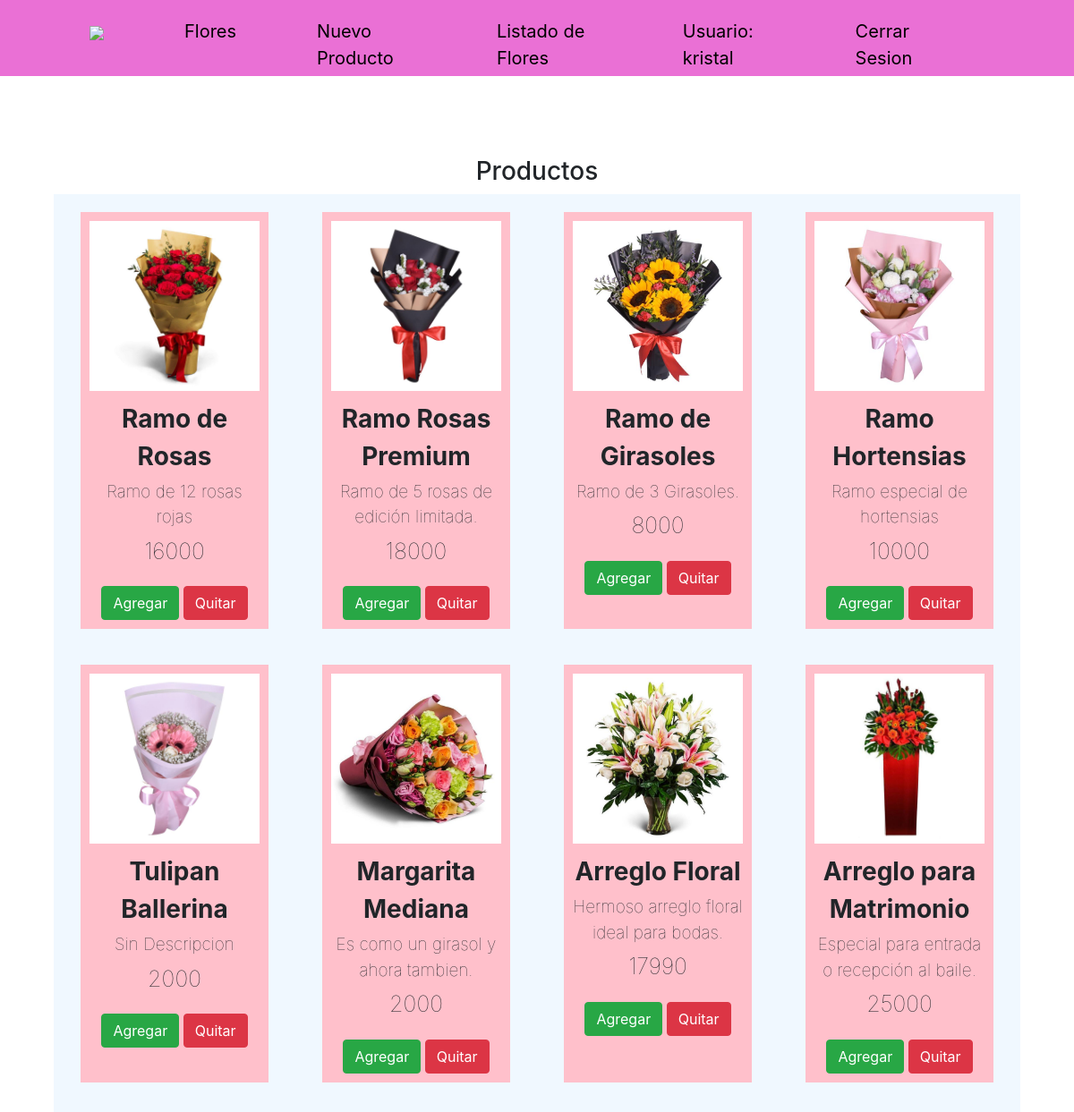
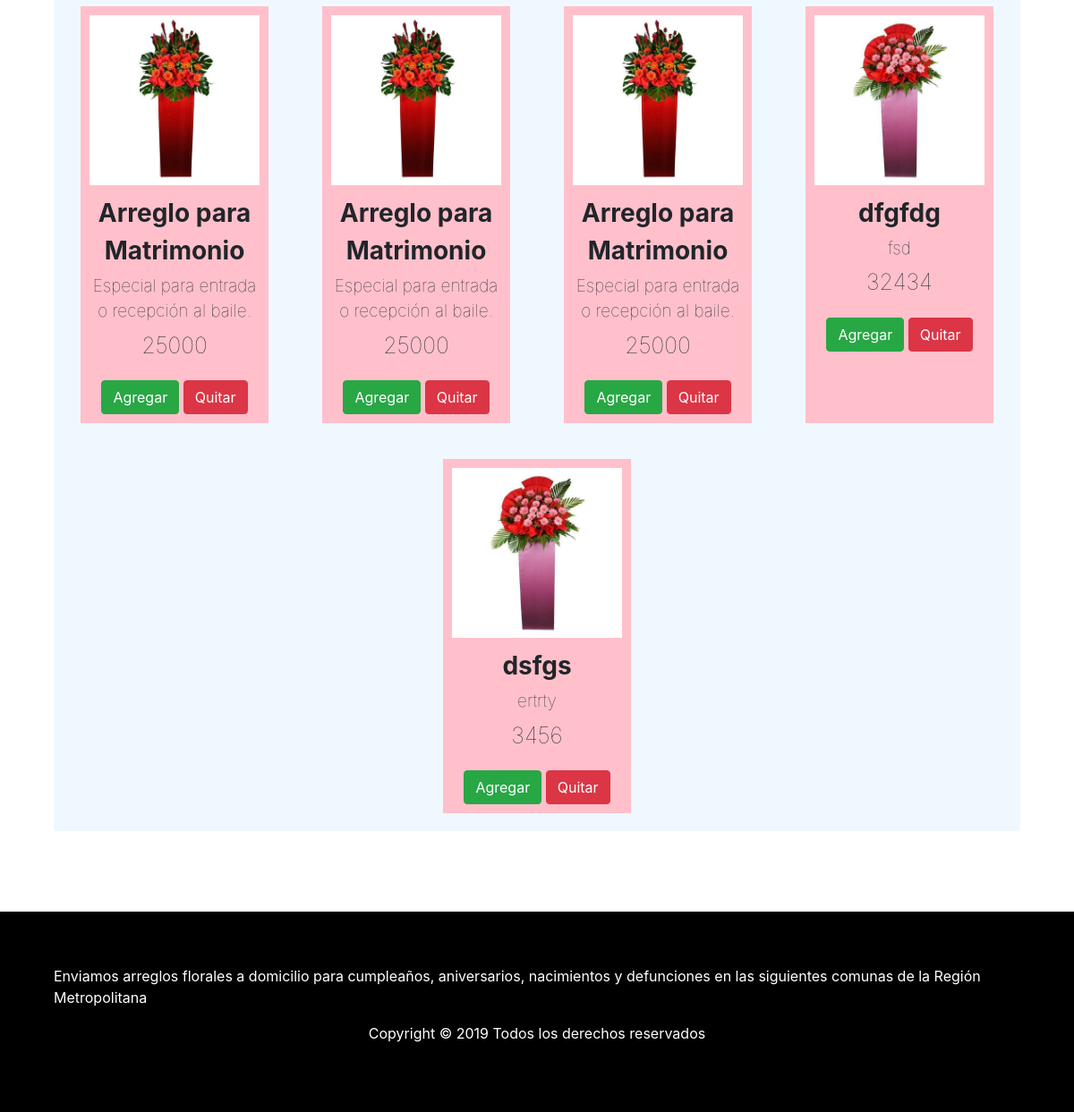
Page /galeria/ (signed in) on the committed database (2 pictures, top to bottom).
### core/models.py (models this page shows, shortened)
class Flor(models.Model):
    imagen = models.ImageField()
    nombre = models.CharField(max_length=80)
    valor = models.IntegerField()
    descripcion = models.TextField()
    estado = models.BooleanField()
    stock = models.IntegerField(default=0)

### core/views.py (the view)
# urls.py: path('galeria/', galeria, name="galeria"),
def galeria(request):
    flores = Flor.objects.all()
    data = {
        'flores' : flores
    }
    return render(request, 'core/galeria.html', data)

### core/Templates/core/galeria.html
{% extends "core/base.html" %} {% load static %} {% block contenido %}
<section id="productos">
    <div class="contenedor">
        <h3>Productos</h3>
        <div class="contenedor-productos">
            {% for f in flores %}
            <div class="producto">
                <img src="{{ f.imagen.url }}">
                <ul>
                    <li>{{ f.nombre }}</li>
                    <li>{{ f.descripcion }}</li>
                    <li>{{ f.valor }}</li>
                </ul>
                <a href="carrito/{{ f.id }}" class="btn btn-success">Agregar</a>
                <a href="remover/{{ f.id }}" class="btn btn-danger">Quitar</a>
            </div>
            {% endfor %}
        </div>
    </div>
</section>
{% endblock contenido %}

### core/Templates/core/base.html (shortened to what this page needs)
<!DOCTYPE html>
<html lang="es">
{% load pwa %} {% progressive_web_app_meta %} {% load static %}
<head>
    <link rel="stylesheet" href="{% static 'core/css/estilos.css' %}">
    <link rel="stylesheet" href="https://stackpath.bootstrapcdn.com/bootstrap/4.4.1/css/bootstrap.min.css">
</head>
<body>
    <header>
        <div class="menu">
            <div class="contenedor" id="contenedor-menu">
                <nav>
                    <ul>
                        <li>
                            <a href="{% url 'core:home' %}"><img id="logo" src="{% static 'core/img/FlorLoto.png' %}"></a>
                        </li>
                        <li>
                            <a href="{% url 'core:galeria' %}">Flores</a>
                        </li>
                        <li>
                            <a href="{% url 'core:nueva_flor' %}">Nuevo Producto</a>
                        </li>
                        <li>
                            <a href="{% url 'core:listado_flores' %}">Listado de Flores</a>
                        </li>
                        {% if user.is_authenticated %}
                        <li>
                            <a href="#">Usuario: {{ user.username }}</a>
                        </li>
                        <li>
                            <a href="{% url 'logout' %}">Cerrar Sesion</a>
                        </li>
                        {% endif %}
                    </ul>
                </nav>
            </div>
        </div>
    </header>
    {% block contenido %} {% endblock %}
</body>
<footer>
    <div class="contenedor">
        <p>
            Enviamos arreglos florales a domicilio para cumpleaños, aniversarios, nacimientos y defunciones en las siguientes comunas de la Región Metropolitana
        </p>
        <center>
            <p>Copyright © 2019 Todos los derechos reservados</p>
        </center>
    </div>
</footer>
</html>

### core/static/core/css/estilos.css (style rules this page uses)
body { margin: 0; font-family: 'Roboto', sans-serif; }
h3 { text-align: center; font-size: 55px; font-weight: normal; }
header .contenedor { display: flex; justify-content: space-between; }
.contenedor { max-width: 1280px; width: 90%; margin: auto; }
header ul { display: flex; margin-top: 25px; margin-bottom: 5px; }
nav ul { margin-top: 20px; }
#logo { width: 10%; }
header ul li { list-style: none; margin-right: 90px; font-size: 20px; }
a { text-decoration: none; }
nav ul li a { color: black; }
#contenedor-menu img { width: 11vh; }
.menu { background-color: rgba(221, 18, 185, 0.6); }
.contenedor-productos { display: flex; justify-content: space-around; flex-wrap: wrap; background: aliceblue; }
.producto { background: pink; margin: 20px 10px 20px 10px; width: 210px; text-align: center; padding: 10px; }
.producto ul li, .item ul li { list-style: none; text-align: center; vertical-align: auto; }
.producto ul, .item ul { padding-left: 0%; margin-top: 0%; margin-bottom: 0%; }
#quienes-somos, #contacto, #ofertas, #ubicacion, #productos, #listado-flores, #modificar-flor, #nuevo-flor { padding: 90px 0; }
#productos ul li:first-child, #ofertas ul li:first-child { font-size: 28px; margin-top: 10px; font-weight: bolder; }
#productos ul li:nth-child(2), #ofertas ul li:nth-child(2) { font-weight: lighter; font-size: 19px; margin-top: 5px; margin-bottom: 5px; }
#productos ul li:nth-child(3), #ofertas ul li:nth-child(3) { font-weight: lighter; font-size: 25px; margin-top: 5px; margin-bottom: 20px; }
.producto img { width: 100%; }
footer { background-color: black; width: 100%; padding: 60px 0; color: white; align-items: center; }
img#logo { width: 60px; }

### rows in the picture
Flor: imagen (picture), nombre "Ramo de Rosas", descripcion "Ramo de 12 rosas rojas", valor "16000"
Flor: imagen (picture), nombre "Ramo Rosas Premium", descripcion "Ramo de 5 rosas de edición limitada.", valor "18000"
Flor: imagen (picture), nombre "Ramo de Girasoles", descripcion "Ramo de 3 Girasoles.", valor "8000"
Flor: imagen (picture), nombre "Ramo Hortensias", descripcion "Ramo especial de hortensias", valor "10000"
Flor: imagen (picture), nombre "Tulipan Ballerina", descripcion "Sin Descripcion", valor "2000"
Flor: imagen (picture), nombre "Margarita Mediana", descripcion "Es como un girasol y ahora tambien.", valor "2000"
Flor: imagen (picture), nombre "Arreglo Floral", descripcion "Hermoso arreglo floral ideal para bodas.", valor "17990"
Flor: imagen (picture), nombre "Arreglo para Matrimonio", descripcion "Especial para entrada o recepción al baile.", valor "25000"
Flor: imagen (picture), nombre "Arreglo para Matrimonio", descripcion "Especial para entrada o recepción al baile.", valor "25000"
Flor: imagen (picture), nombre "Arreglo para Matrimonio", descripcion "Especial para entrada o recepción al baile.", valor "25000"
Flor: imagen (picture), nombre "Arreglo para Matrimonio", descripcion "Especial para entrada o recepción al baile.", valor "25000"
Flor: imagen (picture), nombre "dfgfdg", descripcion "fsd", valor "32434"
Flor: imagen (picture), nombre "dsfgs", descripcion "ertrty", valor "3456"

### other values in the picture
{{ user.username }} "kristal"
